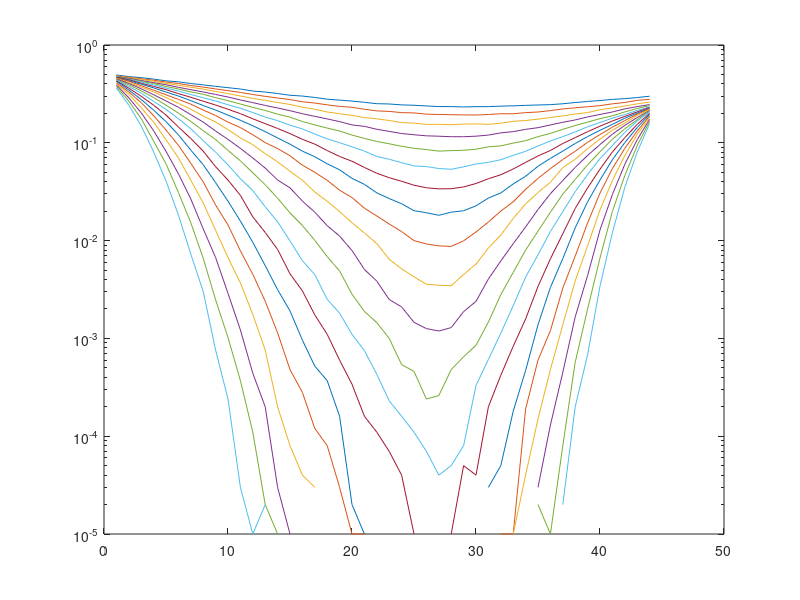

Here is the MATLAB script that generated this plot:
clear all;
N = 10^5; %number of symbols to process
th = 1:44;
%theta = 26;
p = 0.5;
SNR = 1:20;
ipHat = zeros(1,N);
ipHat2 = zeros(1,N);%creates array with N datatype
d = sqrt(p);
d2 = sqrt(1-p);
array_3 = zeros(1,length(th));
array_2 = zeros(1,length(SNR));
array_1 = zeros(1,length(SNR));

for i = 1:length(SNR)
    for theta = 1:length(th)
        alpha4pam = [-cosd(45-theta)*d -sind(45-theta)*d sind(45-theta)*d cosd(45-theta)*d];
        alpha4pam2 = [-cosd(45-theta)*d2 -sind(45-theta)*d2 sind(45-theta)*d2 cosd(45-theta)*d2];
        
        %Simulation of U1
        ip = randsrc(1, N, alpha4pam);
        s = ip/sqrt(1/(2*p));
        n = 1/sqrt(32*p)*(randn(1,N) + (1j)*randn(1,N));
        
        y = s + 10^(-i/20)*n;
    
        r = real(y);
        ipHat(find(r< -(cosd(45-theta)*d+sind(45-theta)*d)/2*sqrt(2*p))) = -cosd(45-theta)*d;
        ipHat(find(r>= (cosd(45-theta)*d+sind(45-theta)*d)/2*sqrt(2*p))) = cosd(45-theta)*d;
        ipHat(find(r>=-(cosd(45-theta)*d+sind(45-theta)*d)/2*sqrt(2*p) & r<0)) = -sind(45-theta)*d;
        ipHat(find(r>=0 & r<(cosd(45-theta)*d+sind(45-theta)*d)/2*sqrt(2*p))) = sind(45-theta)*d;
        nErr = size(find([ip - ipHat]), 2); %counting errors
        
        %%%%%%%%%%%%%%%%%%%%%%%%%%%%%%%%%%%
        %Simulation of U2
        ip2 = randsrc(1, N, alpha4pam2);
        s2 = ip2./sqrt(1/(2*(1-p)));
        n2 = 1/sqrt(64*(1-p))*(randn(1,N) + (1j)*randn(1,N));
        
        y2 = s2 + 10^(-i/20)*n2;
    
        r2 = real(y2);
        ipHat2(find(r2< -(cosd(45-theta)*d2+sind(45-theta)*d2)/2*sqrt(2*(1-p)))) = -cosd(45-theta)*d2;
        ipHat2(find(r2>= (cosd(45-theta)*d2+sind(45-theta)*d2)/2*sqrt(2*(1-p)))) = cosd(45-theta)*d2;
        ipHat2(find(r2>=-(cosd(45-theta)*d2+sind(45-theta)*d2)/2*sqrt(2*(1-p)) & r2<0)) = -sind(45-theta)*d2;
        ipHat2(find(r2>=0 & r2<(cosd(45-theta)*d2+sind(45-theta)*d2)/2*sqrt(2*(1-p)))) = sind(45-theta)*d2;
        nErr2 = size(find([ip2 - ipHat2]), 2);
           
        array_3(theta) = max(nErr/N, nErr2/N);
        
    %%%%%%%%%%%%%%%%%%%%%%%%%%%%%%%
    %Ser2(i) = 1/2*erfc(sqrt((sind(th).^2).*8*(1-p)*(10.^(i/10))))+1/4.*erfc(sqrt((cosd(th)-sind(th)).^2.*8*(1-p)*(10.^(i/10))));
    %Ser1(i) = 1/2*erfc(sqrt((sind(th).^2).*4*p*(10.^(i/10))))+1/4.*erfc(sqrt((cosd(th)-sind(th)).^2.*4*p*(10.^(i/10))));
    end

    %Saving the optimazid theta
    semilogy(th, array_3)
    hold on
    [M, I] = min(array_3);
    array_1(i) = I;
    
end

%{
simBer = nErr/N;
simBer2 = nErr2/N;
semilogy(simBer, 'g')
hold on
semilogy(simBer2, 'y')
hold on
plot(Ser2, 'b')
hold on
plot(Ser1, 'r')
%}